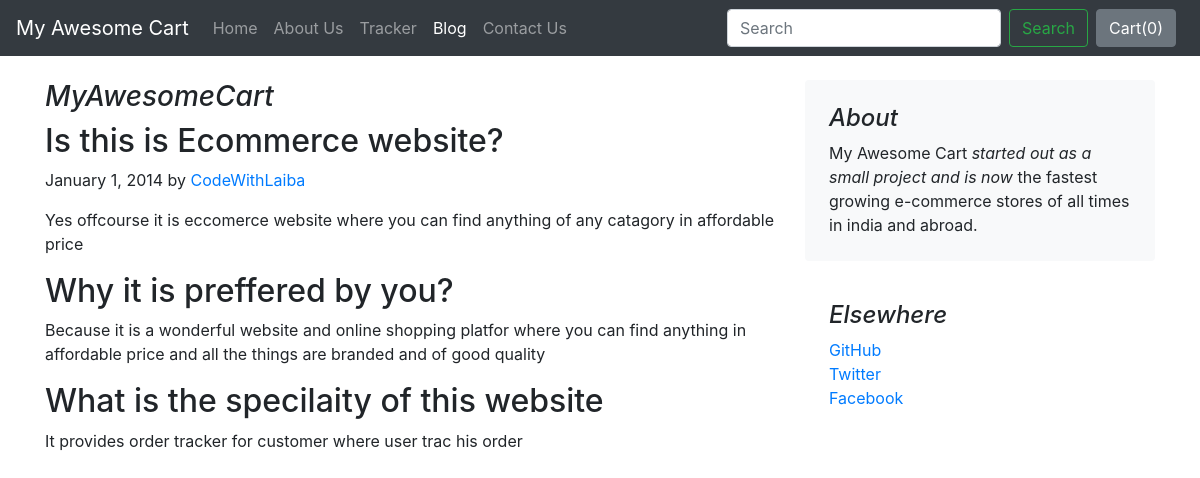
/blog/blogpost/2/, run on the app's committed database.
### blog/models.py (models this page shows, shortened)
class blogpost(models.Model):
    post_id = models.AutoField(primary_key=True)
    title = models.CharField(max_length=500)
    head0 = models.CharField(max_length=5000, default='')
    contenthead = models.TextField(max_length=5000, default='')
    head1 = models.CharField(max_length=100)
    contenthead1 = models.TextField(max_length=500, default='')
    head2 = models.CharField(max_length=100)
    contenthead2 = models.TextField(max_length=5000, default='')
    pub_date = models.DateField()
    thumbnail = models.ImageField(upload_to='shop/images', default='')

### blog/views.py (the view)
# urls.py: path('blogpost/<int:id>/', views.blogpost_view, name='blogpost')
def blogpost_view(request, id):
    post = get_object_or_404(blogpost, post_id=id)  # Safe way to get object
    return render(request, 'blog/blogpost.html', {'post': post})

### blog/templates/blog/blogpost.html
{% extends 'blog/basic.html' %}
{% block body %}
<div class="container">
    <div class="row mt-4">
        <div class="col-md-8 blog-main">
            <h3 class="font-italic">
                {{post.title}}
            </h3>
            <div class="blog-post">
                <h2 class="blog-post-title">{{post.head0}}</h2>
                <p class="blog-post-meta">January 1, 2014 by <a href="#">CodeWithLaiba</a></p>
                <p>{{post.contenthead}}</p>
                <h2>{{post.head1}}</h2>
                <p>{{post.contenthead1}}</p>
                <h2>{{post.head2}}</h2>
                <p>{{post.contenthead2}}</p>
            </div>
        </div>
        <aside class="col-md-4 blog-sidebar">
            <div class="p-4 mb-3 bg-light rounded">
                <h4 class="font-italic">About</h4>
                <p class="mb-0">My Awesome Cart <em>started out as a small project and is now</em> the fastest growing e-commerce stores of all times in india and abroad.</p>
            </div>
            <div class="p-4">
                <h4 class="font-italic">Elsewhere</h4>
                <ol class="list-unstyled">
                    <li><a href="#">GitHub</a></li>
                    <li><a href="#">Twitter</a></li>
                    <li><a href="#">Facebook</a></li>
                </ol>
            </div>
        </aside>
    </div>
</div>
{% endblock %}

### data on the page
blogpost: title "MyAwesomeCart", head0 "Is this is Ecommerce website?", contenthead "Yes offcourse it is eccomerce website where you can find anything of any catagory in affordable price", head1 "Why it is preffered by you?", contenthead1 "Because it is a wonderful website and online shopping platfor where you can find anything in affordable price and all the things are branded and of good quality", head2 "What is the specilaity of this website", contenthead2 "It provides order tracker for customer where user trac his order"
